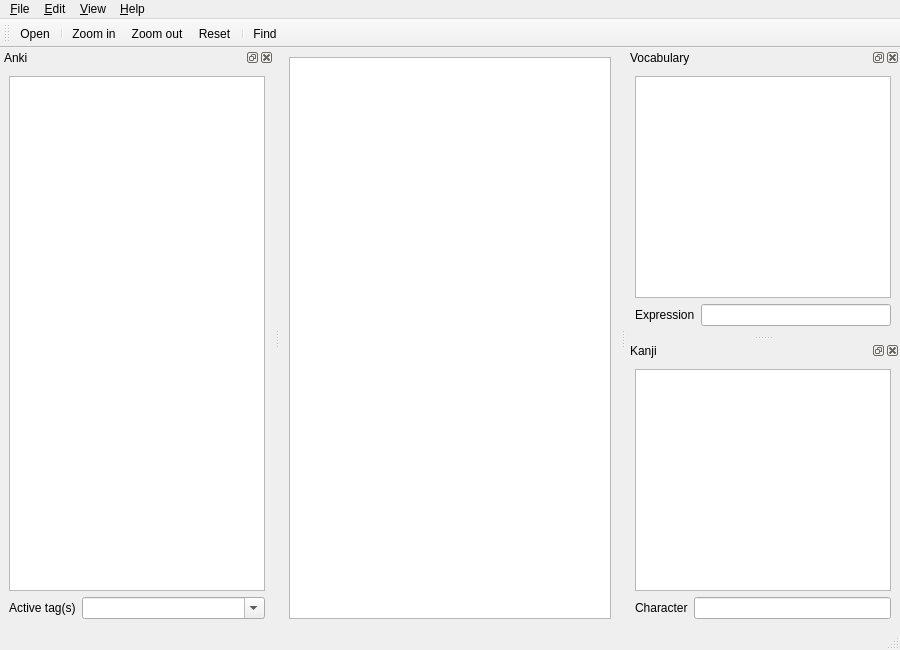
<?xml version="1.0" encoding="UTF-8"?>
<ui version="4.0">
 <class>MainWindowReader</class>
 <widget class="QMainWindow" name="MainWindowReader">
  <property name="geometry">
   <rect>
    <x>0</x>
    <y>0</y>
    <width>900</width>
    <height>650</height>
   </rect>
  </property>
  <property name="acceptDrops">
   <bool>true</bool>
  </property>
  <property name="windowTitle">
   <string>Yomichan</string>
  </property>
  <property name="windowIcon">
   <iconset resource="resources.qrc">
    <normaloff>:/img/img/icon_logo_32.png</normaloff>:/img/img/icon_logo_32.png</iconset>
  </property>
  <widget class="QWidget" name="centralwidget">
   <layout class="QVBoxLayout" name="verticalLayout_4">
    <item>
     <widget class="QPlainTextEdit" name="textContent">
      <property name="mouseTracking">
       <bool>true</bool>
      </property>
      <property name="readOnly">
       <bool>true</bool>
      </property>
     </widget>
    </item>
   </layout>
  </widget>
  <widget class="QMenuBar" name="menubar">
   <property name="geometry">
    <rect>
     <x>0</x>
     <y>0</y>
     <width>900</width>
     <height>27</height>
    </rect>
   </property>
   <widget class="QMenu" name="menuFile">
    <property name="title">
     <string>&amp;File</string>
    </property>
    <widget class="QMenu" name="menuOpenArchive">
     <property name="enabled">
      <bool>false</bool>
     </property>
     <property name="title">
      <string>Open from &amp;archive</string>
     </property>
    </widget>
    <widget class="QMenu" name="menuOpenRecent">
     <property name="title">
      <string>Open &amp;recent</string>
     </property>
    </widget>
    <addaction name="actionOpen"/>
    <addaction name="menuOpenArchive"/>
    <addaction name="menuOpenRecent"/>
    <addaction name="separator"/>
    <addaction name="menuImportKindleDeck"/>
    <addaction name="separator"/>
    <addaction name="actionQuit"/>
   </widget>
   <widget class="QMenu" name="menuEdit">
    <property name="title">
     <string>&amp;Edit</string>
    </property>
    <addaction name="separator"/>
    <addaction name="actionFind"/>
    <addaction name="actionFindNext"/>
    <addaction name="separator"/>
    <addaction name="actionPreferences"/>
   </widget>
   <widget class="QMenu" name="menuHelp">
    <property name="title">
     <string>&amp;Help</string>
    </property>
    <addaction name="actionHomepage"/>
    <addaction name="actionFeedback"/>
    <addaction name="separator"/>
    <addaction name="actionAbout"/>
   </widget>
   <widget class="QMenu" name="menuView">
    <property name="title">
     <string>&amp;View</string>
    </property>
    <widget class="QMenu" name="menuTextSize">
     <property name="title">
      <string>&amp;Zoom</string>
     </property>
     <addaction name="actionZoomIn"/>
     <addaction name="actionZoomOut"/>
     <addaction name="separator"/>
     <addaction name="actionZoomReset"/>
    </widget>
    <addaction name="menuTextSize"/>
    <addaction name="separator"/>
    <addaction name="actionToggleAnki"/>
    <addaction name="actionToggleVocab"/>
    <addaction name="actionToggleKanji"/>
    <addaction name="separator"/>
    <addaction name="actionToggleWrap"/>
   </widget>
   <addaction name="menuFile"/>
   <addaction name="menuEdit"/>
   <addaction name="menuView"/>
   <addaction name="menuHelp"/>
  </widget>
  <widget class="QToolBar" name="toolBar">
   <property name="windowTitle">
    <string>toolBar</string>
   </property>
   <property name="iconSize">
    <size>
     <width>16</width>
     <height>16</height>
    </size>
   </property>
   <attribute name="toolBarArea">
    <enum>TopToolBarArea</enum>
   </attribute>
   <attribute name="toolBarBreak">
    <bool>false</bool>
   </attribute>
   <addaction name="actionOpen"/>
   <addaction name="separator"/>
   <addaction name="actionZoomIn"/>
   <addaction name="actionZoomOut"/>
   <addaction name="actionZoomReset"/>
   <addaction name="separator"/>
   <addaction name="actionFind"/>
  </widget>
  <widget class="QDockWidget" name="dockVocab">
   <property name="windowTitle">
    <string>Vocabulary</string>
   </property>
   <attribute name="dockWidgetArea">
    <number>2</number>
   </attribute>
   <widget class="QWidget" name="dockWidgetContents">
    <layout class="QVBoxLayout" name="verticalLayout">
     <item>
      <widget class="QTextBrowser" name="textVocabDefs">
       <property name="acceptDrops">
        <bool>false</bool>
       </property>
       <property name="openLinks">
        <bool>false</bool>
       </property>
      </widget>
     </item>
     <item>
      <layout class="QHBoxLayout" name="horizontalLayout_3">
       <item>
        <widget class="QLabel" name="label">
         <property name="text">
          <string>Expression</string>
         </property>
        </widget>
       </item>
       <item>
        <widget class="QLineEdit" name="textVocabSearch"/>
       </item>
      </layout>
     </item>
    </layout>
   </widget>
  </widget>
  <widget class="QStatusBar" name="statusBar"/>
  <widget class="QDockWidget" name="dockAnki">
   <property name="windowTitle">
    <string>Anki</string>
   </property>
   <attribute name="dockWidgetArea">
    <number>1</number>
   </attribute>
   <widget class="QWidget" name="dockWidgetContents_2">
    <layout class="QVBoxLayout" name="verticalLayout_2">
     <item>
      <widget class="QListWidget" name="listDefinitions"/>
     </item>
     <item>
      <layout class="QHBoxLayout" name="horizontalLayout_2">
       <item>
        <widget class="QLabel" name="label_3">
         <property name="text">
          <string>Active tag(s)</string>
         </property>
        </widget>
       </item>
       <item>
        <widget class="QComboBox" name="comboTags">
         <property name="sizePolicy">
          <sizepolicy hsizetype="Expanding" vsizetype="Fixed">
           <horstretch>0</horstretch>
           <verstretch>0</verstretch>
          </sizepolicy>
         </property>
         <property name="editable">
          <bool>true</bool>
         </property>
        </widget>
       </item>
      </layout>
     </item>
    </layout>
   </widget>
  </widget>
  <widget class="QDockWidget" name="dockKanji">
   <property name="windowTitle">
    <string>Kanji</string>
   </property>
   <attribute name="dockWidgetArea">
    <number>2</number>
   </attribute>
   <widget class="QWidget" name="dockWidgetContents_3">
    <layout class="QVBoxLayout" name="verticalLayout_3">
     <item>
      <widget class="QTextBrowser" name="textKanjiDefs">
       <property name="acceptDrops">
        <bool>false</bool>
       </property>
       <property name="openLinks">
        <bool>false</bool>
       </property>
      </widget>
     </item>
     <item>
      <layout class="QHBoxLayout" name="horizontalLayout_4">
       <item>
        <widget class="QLabel" name="label_2">
         <property name="text">
          <string>Character</string>
         </property>
        </widget>
       </item>
       <item>
        <widget class="QLineEdit" name="textKanjiSearch"/>
       </item>
      </layout>
     </item>
    </layout>
   </widget>
  </widget>
  <action name="actionOpen">
   <property name="icon">
    <iconset resource="resources.qrc">
     <normaloff>:/img/img/icon_action_open.png</normaloff>:/img/img/icon_action_open.png</iconset>
   </property>
   <property name="text">
    <string>&amp;Open...</string>
   </property>
   <property name="toolTip">
    <string>Open file</string>
   </property>
   <property name="shortcut">
    <string>Ctrl+O</string>
   </property>
   <property name="iconVisibleInMenu">
    <bool>true</bool>
   </property>
  </action>
  <action name="actionQuit">
   <property name="icon">
    <iconset resource="resources.qrc">
     <normaloff>:/img/img/icon_action_quit.png</normaloff>:/img/img/icon_action_quit.png</iconset>
   </property>
   <property name="text">
    <string>&amp;Quit</string>
   </property>
   <property name="toolTip">
    <string>Quit Yomichan</string>
   </property>
   <property name="shortcut">
    <string>Esc</string>
   </property>
   <property name="iconVisibleInMenu">
    <bool>true</bool>
   </property>
  </action>
  <action name="actionPreferences">
   <property name="icon">
    <iconset resource="resources.qrc">
     <normaloff>:/img/img/icon_action_preferences.png</normaloff>:/img/img/icon_action_preferences.png</iconset>
   </property>
   <property name="text">
    <string>&amp;Preferences...</string>
   </property>
   <property name="toolTip">
    <string>Edit preferences</string>
   </property>
   <property name="iconVisibleInMenu">
    <bool>true</bool>
   </property>
  </action>
  <action name="actionAbout">
   <property name="icon">
    <iconset resource="resources.qrc">
     <normaloff>:/img/img/icon_action_about.png</normaloff>:/img/img/icon_action_about.png</iconset>
   </property>
   <property name="text">
    <string>&amp;About...</string>
   </property>
   <property name="toolTip">
    <string>About Yomichan</string>
   </property>
   <property name="shortcut">
    <string>F1</string>
   </property>
   <property name="iconVisibleInMenu">
    <bool>true</bool>
   </property>
  </action>
  <action name="actionZoomIn">
   <property name="icon">
    <iconset resource="resources.qrc">
     <normaloff>:/img/img/icon_action_zoom_in.png</normaloff>:/img/img/icon_action_zoom_in.png</iconset>
   </property>
   <property name="text">
    <string>Zoom &amp;in</string>
   </property>
   <property name="shortcut">
    <string>Ctrl++</string>
   </property>
   <property name="iconVisibleInMenu">
    <bool>true</bool>
   </property>
  </action>
  <action name="actionZoomOut">
   <property name="icon">
    <iconset resource="resources.qrc">
     <normaloff>:/img/img/icon_action_zoom_out.png</normaloff>:/img/img/icon_action_zoom_out.png</iconset>
   </property>
   <property name="text">
    <string>Zoom &amp;out</string>
   </property>
   <property name="shortcut">
    <string>Ctrl+-</string>
   </property>
   <property name="iconVisibleInMenu">
    <bool>true</bool>
   </property>
  </action>
  <action name="actionZoomReset">
   <property name="icon">
    <iconset resource="resources.qrc">
     <normaloff>:/img/img/icon_action_zoom_reset.png</normaloff>:/img/img/icon_action_zoom_reset.png</iconset>
   </property>
   <property name="text">
    <string>&amp;Reset</string>
   </property>
   <property name="toolTip">
    <string>Reset zoom</string>
   </property>
   <property name="shortcut">
    <string>Ctrl+0</string>
   </property>
   <property name="iconVisibleInMenu">
    <bool>true</bool>
   </property>
  </action>
  <action name="actionFind">
   <property name="icon">
    <iconset resource="resources.qrc">
     <normaloff>:/img/img/icon_action_find.png</normaloff>:/img/img/icon_action_find.png</iconset>
   </property>
   <property name="text">
    <string>&amp;Find...</string>
   </property>
   <property name="toolTip">
    <string>Find text</string>
   </property>
   <property name="shortcut">
    <string>Ctrl+F</string>
   </property>
   <property name="iconVisibleInMenu">
    <bool>true</bool>
   </property>
  </action>
  <action name="actionFindNext">
   <property name="text">
    <string>Find &amp;next</string>
   </property>
   <property name="toolTip">
    <string>Find text again</string>
   </property>
   <property name="shortcut">
    <string>F3</string>
   </property>
  </action>
  <action name="actionToggleWrap">
   <property name="checkable">
    <bool>true</bool>
   </property>
   <property name="checked">
    <bool>true</bool>
   </property>
   <property name="text">
    <string>&amp;Word wrap</string>
   </property>
   <property name="toolTip">
    <string>Toggle word wrap</string>
   </property>
  </action>
  <action name="actionToggleVocab">
   <property name="checkable">
    <bool>true</bool>
   </property>
   <property name="text">
    <string>&amp;Vocabulary</string>
   </property>
   <property name="toolTip">
    <string>Toggle definitions</string>
   </property>
  </action>
  <action name="actionHomepage">
   <property name="icon">
    <iconset resource="resources.qrc">
     <normaloff>:/img/img/icon_action_homepage.png</normaloff>:/img/img/icon_action_homepage.png</iconset>
   </property>
   <property name="text">
    <string>&amp;Homepage...</string>
   </property>
   <property name="toolTip">
    <string>Yomichan homepage</string>
   </property>
   <property name="iconVisibleInMenu">
    <bool>true</bool>
   </property>
  </action>
  <action name="actionToggleAnki">
   <property name="checkable">
    <bool>true</bool>
   </property>
   <property name="text">
    <string>&amp;Anki</string>
   </property>
  </action>
  <action name="actionFeedback">
   <property name="icon">
    <iconset resource="resources.qrc">
     <normaloff>:/img/img/icon_action_feedback.png</normaloff>:/img/img/icon_action_feedback.png</iconset>
   </property>
   <property name="text">
    <string>&amp;Feedback...</string>
   </property>
  </action>
  <action name="actionToggleKanji">
   <property name="checkable">
    <bool>true</bool>
   </property>
   <property name="text">
    <string>&amp;Kanji</string>
   </property>
  </action>
  <action name="menuImportKindleDeck">
   <property name="text">
    <string>Import &amp;Kindle deck...</string>
   </property>
  </action>
 </widget>
 <resources>
  <include location="resources.qrc"/>
 </resources>
 <connections>
  <connection>
   <sender>actionToggleVocab</sender>
   <signal>toggled(bool)</signal>
   <receiver>dockVocab</receiver>
   <slot>setVisible(bool)</slot>
   <hints>
    <hint type="sourcelabel">
     <x>-1</x>
     <y>-1</y>
    </hint>
    <hint type="destinationlabel">
     <x>634</x>
     <y>313</y>
    </hint>
   </hints>
  </connection>
  <connection>
   <sender>actionQuit</sender>
   <signal>triggered()</signal>
   <receiver>MainWindowReader</receiver>
   <slot>close()</slot>
   <hints>
    <hint type="sourcelabel">
     <x>-1</x>
     <y>-1</y>
    </hint>
    <hint type="destinationlabel">
     <x>449</x>
     <y>324</y>
    </hint>
   </hints>
  </connection>
  <connection>
   <sender>actionToggleAnki</sender>
   <signal>toggled(bool)</signal>
   <receiver>dockAnki</receiver>
   <slot>setVisible(bool)</slot>
   <hints>
    <hint type="sourcelabel">
     <x>-1</x>
     <y>-1</y>
    </hint>
    <hint type="destinationlabel">
     <x>136</x>
     <y>342</y>
    </hint>
   </hints>
  </connection>
  <connection>
   <sender>actionToggleKanji</sender>
   <signal>toggled(bool)</signal>
   <receiver>dockKanji</receiver>
   <slot>setVisible(bool)</slot>
   <hints>
    <hint type="sourcelabel">
     <x>-1</x>
     <y>-1</y>
    </hint>
    <hint type="destinationlabel">
     <x>762</x>
     <y>479</y>
    </hint>
   </hints>
  </connection>
 </connections>
</ui>
